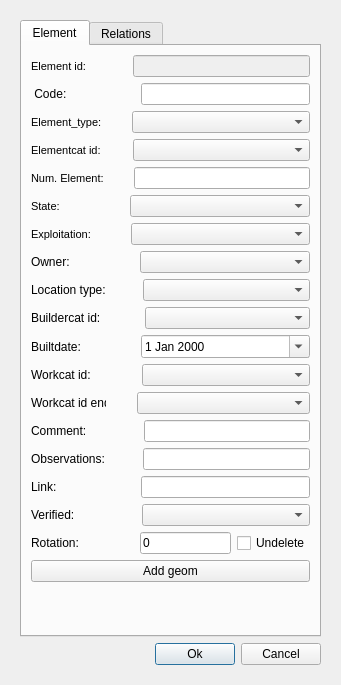
<?xml version="1.0" encoding="UTF-8"?>
<ui version="4.0">
 <class>add_visit</class>
 <widget class="QDialog" name="add_visit">
  <property name="geometry">
   <rect>
    <x>0</x>
    <y>0</y>
    <width>337</width>
    <height>685</height>
   </rect>
  </property>
  <property name="windowTitle">
   <string>Add element</string>
  </property>
  <layout class="QVBoxLayout" name="verticalLayout_3">
   <item>
    <widget class="QWidget" name="centralwidget" native="true">
     <property name="minimumSize">
      <size>
       <width>319</width>
       <height>586</height>
      </size>
     </property>
     <layout class="QGridLayout" name="gridLayout">
      <item row="1" column="0">
       <layout class="QHBoxLayout" name="horizontalLayout_8">
        <item>
         <spacer name="horizontalSpacer_17">
          <property name="orientation">
           <enum>Qt::Horizontal</enum>
          </property>
          <property name="sizeHint" stdset="0">
           <size>
            <width>40</width>
            <height>20</height>
           </size>
          </property>
         </spacer>
        </item>
        <item>
         <widget class="QPushButton" name="btn_accept">
          <property name="text">
           <string>Ok</string>
          </property>
         </widget>
        </item>
        <item>
         <widget class="QPushButton" name="btn_cancel">
          <property name="text">
           <string>Cancel</string>
          </property>
         </widget>
        </item>
       </layout>
      </item>
      <item row="0" column="0">
       <widget class="QTabWidget" name="tabWidget">
        <property name="currentIndex">
         <number>0</number>
        </property>
        <widget class="QWidget" name="tab">
         <attribute name="title">
          <string>Element</string>
         </attribute>
         <layout class="QVBoxLayout" name="verticalLayout">
          <item>
           <layout class="QHBoxLayout" name="horizontalLayout" stretch="0,0,1">
            <item>
             <widget class="QLabel" name="label_element_id">
              <property name="font">
               <font>
                <pointsize>8</pointsize>
                <weight>50</weight>
                <bold>false</bold>
               </font>
              </property>
              <property name="frameShape">
               <enum>QFrame::NoFrame</enum>
              </property>
              <property name="frameShadow">
               <enum>QFrame::Plain</enum>
              </property>
              <property name="text">
               <string>Element id:</string>
              </property>
              <property name="textFormat">
               <enum>Qt::AutoText</enum>
              </property>
              <property name="scaledContents">
               <bool>false</bool>
              </property>
              <property name="alignment">
               <set>Qt::AlignLeading|Qt::AlignLeft|Qt::AlignVCenter</set>
              </property>
              <property name="margin">
               <number>3</number>
              </property>
             </widget>
            </item>
            <item>
             <spacer name="horizontalSpacer_2">
              <property name="orientation">
               <enum>Qt::Horizontal</enum>
              </property>
              <property name="sizeType">
               <enum>QSizePolicy::Fixed</enum>
              </property>
              <property name="sizeHint" stdset="0">
               <size>
                <width>41</width>
                <height>20</height>
               </size>
              </property>
             </spacer>
            </item>
            <item>
             <widget class="QLineEdit" name="element_id">
              <property name="enabled">
               <bool>false</bool>
              </property>
              <property name="frame">
               <bool>true</bool>
              </property>
             </widget>
            </item>
           </layout>
          </item>
          <item>
           <layout class="QHBoxLayout" name="horizontalLayout_19">
            <item>
             <widget class="QLabel" name="label">
              <property name="text">
               <string> Code:</string>
              </property>
             </widget>
            </item>
            <item>
             <spacer name="horizontalSpacer_20">
              <property name="orientation">
               <enum>Qt::Horizontal</enum>
              </property>
              <property name="sizeType">
               <enum>QSizePolicy::Fixed</enum>
              </property>
              <property name="sizeHint" stdset="0">
               <size>
                <width>68</width>
                <height>20</height>
               </size>
              </property>
             </spacer>
            </item>
            <item>
             <widget class="QLineEdit" name="code"/>
            </item>
           </layout>
          </item>
          <item>
           <layout class="QHBoxLayout" name="horizontalLayout_2" stretch="0,0,0">
            <item>
             <widget class="QLabel" name="label_element_type">
              <property name="sizePolicy">
               <sizepolicy hsizetype="Fixed" vsizetype="Preferred">
                <horstretch>0</horstretch>
                <verstretch>0</verstretch>
               </sizepolicy>
              </property>
              <property name="font">
               <font>
                <pointsize>8</pointsize>
                <weight>50</weight>
                <bold>false</bold>
               </font>
              </property>
              <property name="frameShape">
               <enum>QFrame::NoFrame</enum>
              </property>
              <property name="frameShadow">
               <enum>QFrame::Plain</enum>
              </property>
              <property name="text">
               <string>Element_type:</string>
              </property>
              <property name="textFormat">
               <enum>Qt::AutoText</enum>
              </property>
              <property name="scaledContents">
               <bool>false</bool>
              </property>
              <property name="alignment">
               <set>Qt::AlignLeading|Qt::AlignLeft|Qt::AlignVCenter</set>
              </property>
              <property name="margin">
               <number>3</number>
              </property>
             </widget>
            </item>
            <item>
             <spacer name="horizontalSpacer_3">
              <property name="orientation">
               <enum>Qt::Horizontal</enum>
              </property>
              <property name="sizeType">
               <enum>QSizePolicy::Fixed</enum>
              </property>
              <property name="sizeHint" stdset="0">
               <size>
                <width>24</width>
                <height>20</height>
               </size>
              </property>
             </spacer>
            </item>
            <item>
             <widget class="QComboBox" name="element_type"/>
            </item>
           </layout>
          </item>
          <item>
           <layout class="QHBoxLayout" name="horizontalLayout_3" stretch="0,0,0">
            <item>
             <widget class="QLabel" name="label_elementcat_id">
              <property name="sizePolicy">
               <sizepolicy hsizetype="Fixed" vsizetype="Preferred">
                <horstretch>0</horstretch>
                <verstretch>0</verstretch>
               </sizepolicy>
              </property>
              <property name="font">
               <font>
                <pointsize>8</pointsize>
                <weight>50</weight>
                <bold>false</bold>
               </font>
              </property>
              <property name="frameShape">
               <enum>QFrame::NoFrame</enum>
              </property>
              <property name="frameShadow">
               <enum>QFrame::Plain</enum>
              </property>
              <property name="text">
               <string>Elementcat id:</string>
              </property>
              <property name="textFormat">
               <enum>Qt::AutoText</enum>
              </property>
              <property name="scaledContents">
               <bool>false</bool>
              </property>
              <property name="alignment">
               <set>Qt::AlignLeading|Qt::AlignLeft|Qt::AlignVCenter</set>
              </property>
              <property name="margin">
               <number>3</number>
              </property>
             </widget>
            </item>
            <item>
             <spacer name="horizontalSpacer_4">
              <property name="orientation">
               <enum>Qt::Horizontal</enum>
              </property>
              <property name="sizeType">
               <enum>QSizePolicy::Fixed</enum>
              </property>
              <property name="sizeHint" stdset="0">
               <size>
                <width>26</width>
                <height>20</height>
               </size>
              </property>
             </spacer>
            </item>
            <item>
             <widget class="QComboBox" name="elementcat_id"/>
            </item>
           </layout>
          </item>
          <item>
           <layout class="QHBoxLayout" name="horizontalLayout_4" stretch="0,0,1">
            <item>
             <widget class="QLabel" name="label_num_elements">
              <property name="sizePolicy">
               <sizepolicy hsizetype="Fixed" vsizetype="Preferred">
                <horstretch>0</horstretch>
                <verstretch>0</verstretch>
               </sizepolicy>
              </property>
              <property name="font">
               <font>
                <pointsize>8</pointsize>
                <weight>50</weight>
                <bold>false</bold>
               </font>
              </property>
              <property name="frameShape">
               <enum>QFrame::NoFrame</enum>
              </property>
              <property name="frameShadow">
               <enum>QFrame::Plain</enum>
              </property>
              <property name="text">
               <string>Num. Element:</string>
              </property>
              <property name="textFormat">
               <enum>Qt::AutoText</enum>
              </property>
              <property name="scaledContents">
               <bool>false</bool>
              </property>
              <property name="alignment">
               <set>Qt::AlignLeading|Qt::AlignLeft|Qt::AlignVCenter</set>
              </property>
              <property name="margin">
               <number>3</number>
              </property>
             </widget>
            </item>
            <item>
             <spacer name="horizontalSpacer_5">
              <property name="orientation">
               <enum>Qt::Horizontal</enum>
              </property>
              <property name="sizeType">
               <enum>QSizePolicy::Fixed</enum>
              </property>
              <property name="sizeHint" stdset="0">
               <size>
                <width>24</width>
                <height>20</height>
               </size>
              </property>
             </spacer>
            </item>
            <item>
             <widget class="QLineEdit" name="num_elements">
              <property name="enabled">
               <bool>true</bool>
              </property>
              <property name="frame">
               <bool>true</bool>
              </property>
             </widget>
            </item>
           </layout>
          </item>
          <item>
           <layout class="QHBoxLayout" name="horizontalLayout_5" stretch="0,0,0">
            <item>
             <widget class="QLabel" name="label_state">
              <property name="sizePolicy">
               <sizepolicy hsizetype="Fixed" vsizetype="Preferred">
                <horstretch>0</horstretch>
                <verstretch>0</verstretch>
               </sizepolicy>
              </property>
              <property name="font">
               <font>
                <pointsize>8</pointsize>
                <weight>50</weight>
                <bold>false</bold>
               </font>
              </property>
              <property name="frameShape">
               <enum>QFrame::NoFrame</enum>
              </property>
              <property name="frameShadow">
               <enum>QFrame::Plain</enum>
              </property>
              <property name="text">
               <string>State:</string>
              </property>
              <property name="textFormat">
               <enum>Qt::AutoText</enum>
              </property>
              <property name="scaledContents">
               <bool>false</bool>
              </property>
              <property name="alignment">
               <set>Qt::AlignLeading|Qt::AlignLeft|Qt::AlignVCenter</set>
              </property>
              <property name="margin">
               <number>3</number>
              </property>
             </widget>
            </item>
            <item>
             <spacer name="horizontalSpacer_6">
              <property name="orientation">
               <enum>Qt::Horizontal</enum>
              </property>
              <property name="sizeType">
               <enum>QSizePolicy::Fixed</enum>
              </property>
              <property name="sizeHint" stdset="0">
               <size>
                <width>64</width>
                <height>20</height>
               </size>
              </property>
             </spacer>
            </item>
            <item>
             <widget class="QComboBox" name="state"/>
            </item>
           </layout>
          </item>
          <item>
           <layout class="QHBoxLayout" name="horizontalLayout_6" stretch="0,0,0">
            <item>
             <widget class="QLabel" name="label_expl_id">
              <property name="sizePolicy">
               <sizepolicy hsizetype="Fixed" vsizetype="Preferred">
                <horstretch>0</horstretch>
                <verstretch>0</verstretch>
               </sizepolicy>
              </property>
              <property name="font">
               <font>
                <pointsize>8</pointsize>
               </font>
              </property>
              <property name="frameShape">
               <enum>QFrame::NoFrame</enum>
              </property>
              <property name="frameShadow">
               <enum>QFrame::Plain</enum>
              </property>
              <property name="text">
               <string>Exploitation:</string>
              </property>
              <property name="textFormat">
               <enum>Qt::AutoText</enum>
              </property>
              <property name="scaledContents">
               <bool>false</bool>
              </property>
              <property name="alignment">
               <set>Qt::AlignLeading|Qt::AlignLeft|Qt::AlignVCenter</set>
              </property>
              <property name="margin">
               <number>3</number>
              </property>
             </widget>
            </item>
            <item>
             <spacer name="horizontalSpacer_7">
              <property name="orientation">
               <enum>Qt::Horizontal</enum>
              </property>
              <property name="sizeType">
               <enum>QSizePolicy::Fixed</enum>
              </property>
              <property name="sizeHint" stdset="0">
               <size>
                <width>34</width>
                <height>20</height>
               </size>
              </property>
             </spacer>
            </item>
            <item>
             <widget class="QComboBox" name="expl_id"/>
            </item>
           </layout>
          </item>
          <item>
           <layout class="QHBoxLayout" name="horizontalLayout_7">
            <item>
             <widget class="QLabel" name="label_owner">
              <property name="sizePolicy">
               <sizepolicy hsizetype="Fixed" vsizetype="Preferred">
                <horstretch>0</horstretch>
                <verstretch>0</verstretch>
               </sizepolicy>
              </property>
              <property name="text">
               <string>Owner:</string>
              </property>
              <property name="margin">
               <number>0</number>
              </property>
             </widget>
            </item>
            <item>
             <spacer name="horizontalSpacer">
              <property name="orientation">
               <enum>Qt::Horizontal</enum>
              </property>
              <property name="sizeType">
               <enum>QSizePolicy::Fixed</enum>
              </property>
              <property name="sizeHint" stdset="0">
               <size>
                <width>64</width>
                <height>20</height>
               </size>
              </property>
             </spacer>
            </item>
            <item>
             <widget class="QComboBox" name="ownercat_id"/>
            </item>
           </layout>
          </item>
          <item>
           <layout class="QHBoxLayout" name="horizontalLayout_10">
            <item>
             <widget class="QLabel" name="label_location_type">
              <property name="sizePolicy">
               <sizepolicy hsizetype="Fixed" vsizetype="Preferred">
                <horstretch>0</horstretch>
                <verstretch>0</verstretch>
               </sizepolicy>
              </property>
              <property name="text">
               <string>Location type:</string>
              </property>
             </widget>
            </item>
            <item>
             <spacer name="horizontalSpacer_8">
              <property name="orientation">
               <enum>Qt::Horizontal</enum>
              </property>
              <property name="sizeType">
               <enum>QSizePolicy::Fixed</enum>
              </property>
              <property name="sizeHint" stdset="0">
               <size>
                <width>31</width>
                <height>20</height>
               </size>
              </property>
             </spacer>
            </item>
            <item>
             <widget class="QComboBox" name="location_type"/>
            </item>
           </layout>
          </item>
          <item>
           <layout class="QHBoxLayout" name="horizontalLayout_11">
            <item>
             <widget class="QLabel" name="label_buildercat_id">
              <property name="sizePolicy">
               <sizepolicy hsizetype="Fixed" vsizetype="Preferred">
                <horstretch>0</horstretch>
                <verstretch>0</verstretch>
               </sizepolicy>
              </property>
              <property name="text">
               <string>Buildercat id:</string>
              </property>
             </widget>
            </item>
            <item>
             <spacer name="horizontalSpacer_9">
              <property name="orientation">
               <enum>Qt::Horizontal</enum>
              </property>
              <property name="sizeType">
               <enum>QSizePolicy::Fixed</enum>
              </property>
              <property name="sizeHint" stdset="0">
               <size>
                <width>38</width>
                <height>20</height>
               </size>
              </property>
             </spacer>
            </item>
            <item>
             <widget class="QComboBox" name="buildercat_id"/>
            </item>
           </layout>
          </item>
          <item>
           <layout class="QHBoxLayout" name="horizontalLayout_12">
            <item>
             <widget class="QLabel" name="label_builtdate">
              <property name="sizePolicy">
               <sizepolicy hsizetype="Fixed" vsizetype="Preferred">
                <horstretch>0</horstretch>
                <verstretch>0</verstretch>
               </sizepolicy>
              </property>
              <property name="text">
               <string>Builtdate:</string>
              </property>
             </widget>
            </item>
            <item>
             <spacer name="horizontalSpacer_10">
              <property name="orientation">
               <enum>Qt::Horizontal</enum>
              </property>
              <property name="sizeType">
               <enum>QSizePolicy::Fixed</enum>
              </property>
              <property name="sizeHint" stdset="0">
               <size>
                <width>54</width>
                <height>20</height>
               </size>
              </property>
             </spacer>
            </item>
            <item>
             <widget class="QDateEdit" name="builtdate">
              <property name="calendarPopup">
               <bool>true</bool>
              </property>
             </widget>
            </item>
           </layout>
          </item>
          <item>
           <layout class="QHBoxLayout" name="horizontalLayout_14">
            <item>
             <widget class="QLabel" name="label_workcat_id">
              <property name="sizePolicy">
               <sizepolicy hsizetype="Fixed" vsizetype="Preferred">
                <horstretch>0</horstretch>
                <verstretch>0</verstretch>
               </sizepolicy>
              </property>
              <property name="text">
               <string>Workcat id:</string>
              </property>
             </widget>
            </item>
            <item>
             <spacer name="horizontalSpacer_12">
              <property name="orientation">
               <enum>Qt::Horizontal</enum>
              </property>
              <property name="sizeType">
               <enum>QSizePolicy::Fixed</enum>
              </property>
              <property name="sizeHint" stdset="0">
               <size>
                <width>45</width>
                <height>20</height>
               </size>
              </property>
             </spacer>
            </item>
            <item>
             <widget class="QComboBox" name="workcat_id"/>
            </item>
           </layout>
          </item>
          <item>
           <layout class="QHBoxLayout" name="horizontalLayout_15">
            <item>
             <widget class="QLabel" name="label_workcat_id_end">
              <property name="enabled">
               <bool>true</bool>
              </property>
              <property name="sizePolicy">
               <sizepolicy hsizetype="Fixed" vsizetype="Preferred">
                <horstretch>0</horstretch>
                <verstretch>0</verstretch>
               </sizepolicy>
              </property>
              <property name="maximumSize">
               <size>
                <width>75</width>
                <height>20</height>
               </size>
              </property>
              <property name="text">
               <string>Workcat id end:</string>
              </property>
             </widget>
            </item>
            <item>
             <spacer name="horizontalSpacer_13">
              <property name="orientation">
               <enum>Qt::Horizontal</enum>
              </property>
              <property name="sizeType">
               <enum>QSizePolicy::Fixed</enum>
              </property>
              <property name="sizeHint" stdset="0">
               <size>
                <width>25</width>
                <height>20</height>
               </size>
              </property>
             </spacer>
            </item>
            <item>
             <widget class="QComboBox" name="workcat_id_end"/>
            </item>
           </layout>
          </item>
          <item>
           <layout class="QHBoxLayout" name="horizontalLayout_16">
            <item>
             <widget class="QLabel" name="label_comment">
              <property name="sizePolicy">
               <sizepolicy hsizetype="Fixed" vsizetype="Preferred">
                <horstretch>0</horstretch>
                <verstretch>0</verstretch>
               </sizepolicy>
              </property>
              <property name="text">
               <string>Comment:</string>
              </property>
             </widget>
            </item>
            <item>
             <spacer name="horizontalSpacer_14">
              <property name="orientation">
               <enum>Qt::Horizontal</enum>
              </property>
              <property name="sizeType">
               <enum>QSizePolicy::Fixed</enum>
              </property>
              <property name="sizeHint" stdset="0">
               <size>
                <width>51</width>
                <height>20</height>
               </size>
              </property>
             </spacer>
            </item>
            <item>
             <widget class="QLineEdit" name="comment"/>
            </item>
           </layout>
          </item>
          <item>
           <layout class="QHBoxLayout" name="horizontalLayout_17">
            <item>
             <widget class="QLabel" name="label_observ">
              <property name="sizePolicy">
               <sizepolicy hsizetype="Fixed" vsizetype="Preferred">
                <horstretch>0</horstretch>
                <verstretch>0</verstretch>
               </sizepolicy>
              </property>
              <property name="text">
               <string>Observations:</string>
              </property>
             </widget>
            </item>
            <item>
             <spacer name="horizontalSpacer_15">
              <property name="orientation">
               <enum>Qt::Horizontal</enum>
              </property>
              <property name="sizeType">
               <enum>QSizePolicy::Fixed</enum>
              </property>
              <property name="sizeHint" stdset="0">
               <size>
                <width>32</width>
                <height>20</height>
               </size>
              </property>
             </spacer>
            </item>
            <item>
             <widget class="QLineEdit" name="observ"/>
            </item>
           </layout>
          </item>
          <item>
           <layout class="QHBoxLayout" name="horizontalLayout_18">
            <item>
             <widget class="QLabel" name="label_link">
              <property name="sizePolicy">
               <sizepolicy hsizetype="Fixed" vsizetype="Preferred">
                <horstretch>0</horstretch>
                <verstretch>0</verstretch>
               </sizepolicy>
              </property>
              <property name="text">
               <string>Link:</string>
              </property>
             </widget>
            </item>
            <item>
             <spacer name="horizontalSpacer_16">
              <property name="orientation">
               <enum>Qt::Horizontal</enum>
              </property>
              <property name="sizeType">
               <enum>QSizePolicy::Fixed</enum>
              </property>
              <property name="sizeHint" stdset="0">
               <size>
                <width>78</width>
                <height>20</height>
               </size>
              </property>
             </spacer>
            </item>
            <item>
             <widget class="QLineEdit" name="link"/>
            </item>
           </layout>
          </item>
          <item>
           <layout class="QHBoxLayout" name="horizontalLayout_20">
            <item>
             <widget class="QLabel" name="label_verified">
              <property name="sizePolicy">
               <sizepolicy hsizetype="Fixed" vsizetype="Preferred">
                <horstretch>0</horstretch>
                <verstretch>0</verstretch>
               </sizepolicy>
              </property>
              <property name="text">
               <string>Verified:</string>
              </property>
             </widget>
            </item>
            <item>
             <spacer name="horizontalSpacer_18">
              <property name="orientation">
               <enum>Qt::Horizontal</enum>
              </property>
              <property name="sizeType">
               <enum>QSizePolicy::Fixed</enum>
              </property>
              <property name="sizeHint" stdset="0">
               <size>
                <width>61</width>
                <height>20</height>
               </size>
              </property>
             </spacer>
            </item>
            <item>
             <widget class="QComboBox" name="verified"/>
            </item>
           </layout>
          </item>
          <item>
           <layout class="QHBoxLayout" name="horizontalLayout_21">
            <item>
             <layout class="QHBoxLayout" name="horizontalLayout_26">
              <item>
               <widget class="QLabel" name="label_rotation">
                <property name="text">
                 <string>Rotation:</string>
                </property>
               </widget>
              </item>
              <item>
               <spacer name="horizontalSpacer_19">
                <property name="orientation">
                 <enum>Qt::Horizontal</enum>
                </property>
                <property name="sizeType">
                 <enum>QSizePolicy::Fixed</enum>
                </property>
                <property name="sizeHint" stdset="0">
                 <size>
                  <width>55</width>
                  <height>20</height>
                 </size>
                </property>
               </spacer>
              </item>
              <item>
               <widget class="QLineEdit" name="rotation">
                <property name="text">
                 <string>0</string>
                </property>
               </widget>
              </item>
              <item>
               <widget class="QCheckBox" name="undelete">
                <property name="text">
                 <string>Undelete</string>
                </property>
               </widget>
              </item>
             </layout>
            </item>
           </layout>
          </item>
          <item>
           <widget class="QPushButton" name="btn_add_geom">
            <property name="text">
             <string>Add geom</string>
            </property>
            <property name="icon">
             <iconset>
              <normaloff>../icons/133.png</normaloff>../icons/133.png</iconset>
            </property>
           </widget>
          </item>
          <item>
           <spacer name="verticalSpacer">
            <property name="orientation">
             <enum>Qt::Vertical</enum>
            </property>
            <property name="sizeHint" stdset="0">
             <size>
              <width>20</width>
              <height>40</height>
             </size>
            </property>
           </spacer>
          </item>
         </layout>
        </widget>
        <widget class="QWidget" name="tab_2">
         <attribute name="title">
          <string>Relations</string>
         </attribute>
         <layout class="QVBoxLayout" name="verticalLayout_4">
          <item>
           <layout class="QHBoxLayout" name="horizontalLayout_9">
            <item>
             <widget class="QLineEdit" name="feature_id"/>
            </item>
            <item>
             <widget class="QPushButton" name="btn_insert">
              <property name="text">
               <string/>
              </property>
              <property name="icon">
               <iconset>
                <normaloff>../icons/111b.png</normaloff>../icons/111b.png</iconset>
              </property>
             </widget>
            </item>
            <item>
             <widget class="QPushButton" name="btn_delete">
              <property name="text">
               <string/>
              </property>
              <property name="icon">
               <iconset>
                <normaloff>../icons/112b.png</normaloff>../icons/112b.png</iconset>
              </property>
             </widget>
            </item>
            <item>
             <widget class="QPushButton" name="btn_snapping">
              <property name="text">
               <string/>
              </property>
              <property name="icon">
               <iconset>
                <normaloff>../icons/137.png</normaloff>../icons/137.png</iconset>
              </property>
             </widget>
            </item>
           </layout>
          </item>
          <item>
           <widget class="QTabWidget" name="tab_feature">
            <property name="currentIndex">
             <number>0</number>
            </property>
            <widget class="QWidget" name="tab_3">
             <attribute name="title">
              <string>Arc</string>
             </attribute>
             <layout class="QVBoxLayout" name="verticalLayout_5">
              <item>
               <widget class="QTableView" name="tbl_element_x_arc"/>
              </item>
             </layout>
            </widget>
            <widget class="QWidget" name="tab_4">
             <attribute name="title">
              <string>Node</string>
             </attribute>
             <layout class="QVBoxLayout" name="verticalLayout_6">
              <item>
               <widget class="QTableView" name="tbl_element_x_node"/>
              </item>
             </layout>
            </widget>
            <widget class="QWidget" name="tab_5">
             <attribute name="title">
              <string>Connec</string>
             </attribute>
             <layout class="QVBoxLayout" name="verticalLayout_7">
              <item>
               <widget class="QTableView" name="tbl_element_x_connec"/>
              </item>
             </layout>
            </widget>
            <widget class="QWidget" name="tab_6">
             <attribute name="title">
              <string>Gully</string>
             </attribute>
             <layout class="QVBoxLayout" name="verticalLayout_8">
              <item>
               <widget class="QTableView" name="tbl_element_x_gully"/>
              </item>
             </layout>
            </widget>
           </widget>
          </item>
         </layout>
        </widget>
       </widget>
      </item>
     </layout>
    </widget>
   </item>
  </layout>
 </widget>
 <resources/>
 <connections/>
</ui>
